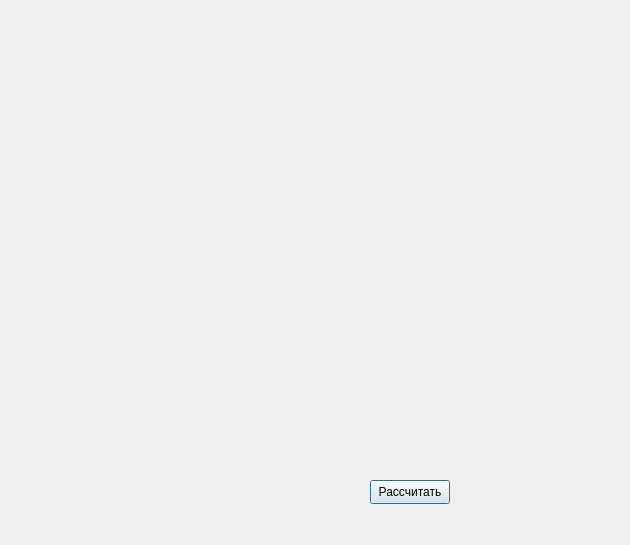
<?xml version="1.0" encoding="UTF-8"?>
<ui version="4.0">
 <class>Primer</class>
 <widget class="QDialog" name="Primer">
  <property name="geometry">
   <rect>
    <x>0</x>
    <y>0</y>
    <width>630</width>
    <height>545</height>
   </rect>
  </property>
  <property name="windowTitle">
   <string>Dialog</string>
  </property>
  <widget class="QPushButton" name="pushButton">
   <property name="geometry">
    <rect>
     <x>370</x>
     <y>480</y>
     <width>80</width>
     <height>24</height>
    </rect>
   </property>
   <property name="text">
    <string>Рассчитать</string>
   </property>
  </widget>
  <widget class="QCustomPlot" name="widget" native="true">
   <property name="geometry">
    <rect>
     <x>130</x>
     <y>10</y>
     <width>401</width>
     <height>451</height>
    </rect>
   </property>
  </widget>
 </widget>
 <customwidgets>
  <customwidget>
   <class>QCustomPlot</class>
   <extends>QWidget</extends>
   <header>qcustomplot.h</header>
   <container>1</container>
  </customwidget>
 </customwidgets>
 <resources/>
 <connections/>
</ui>
